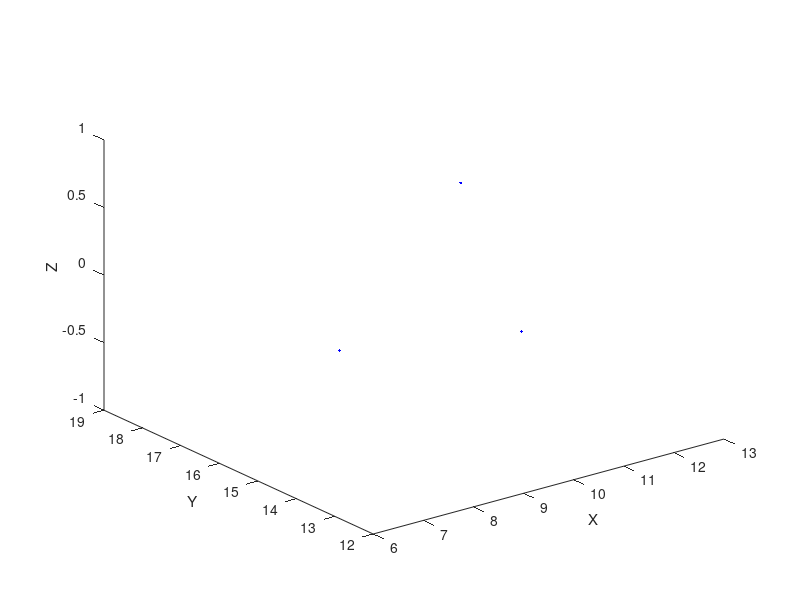

Write the MATLAB code that produced this figure.
 x=13;
 y=6.9;
 z=9.7;
 ang=19;
 A=[x;y;z;1]
 B=[0.9455,0,0.3255,3.4;0,1,0,7.15;-0.32556,0,0.9455,8.03;0,0,0,1]
 Res=B * A
 Res(4,:)=[]
 Res1=[Res(1,:)]
 Res2=[Res(2,:)]
 Res3=[Res(3,:)]
 
 plot3([x,y,z],[Res1,Res2,Res3] ,".b")
# plot3(Res(3,:),".r","LineWidth",50)
xlabel("X")
ylabel("Y")
zlabel("Z")

